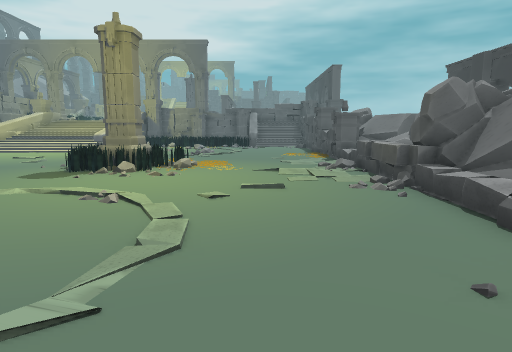
View 1 (above)

24 first-person views from a walk through a Godot game level. The camera is 1.3 m above the floor, tilts 8° down and sees 75° across. The floor is counted in squares, 1 m on a side. Each view is taken from the middle of a square. On the plan, view 1 faces up. The plan holds only what a view shows up to about 14 squares ahead; the rest is blank. The place goes on beyond the plan.

View 2
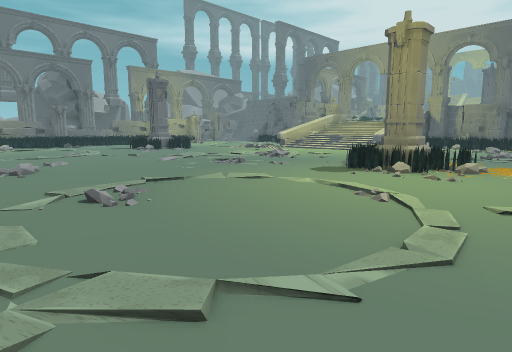

View 3
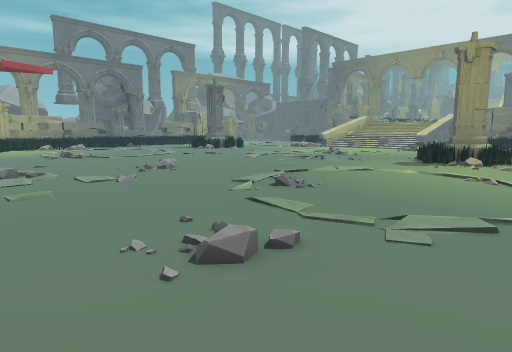

View 4
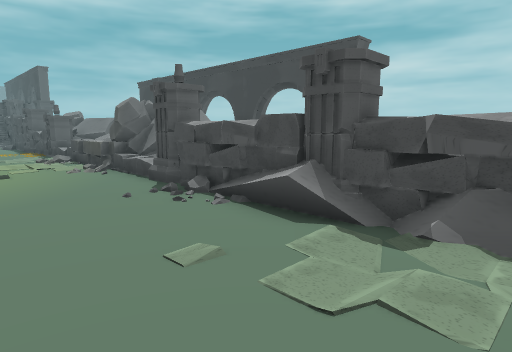

View 5
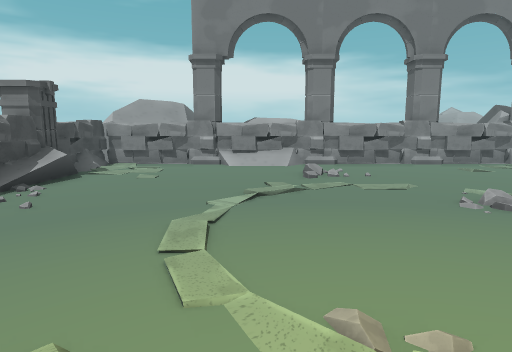

View 6
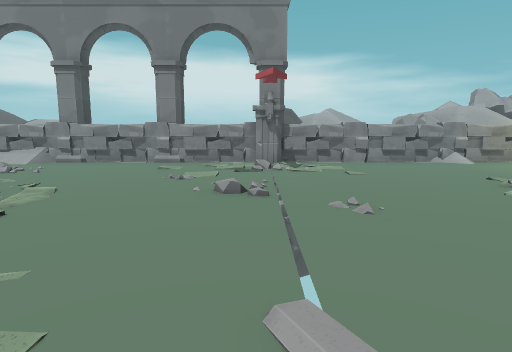

View 7
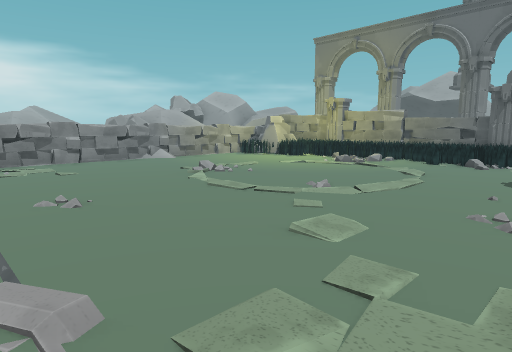

View 8
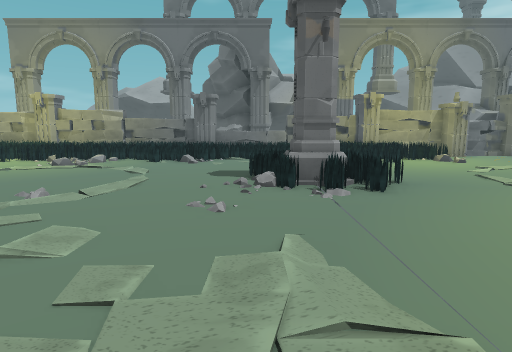

View 9
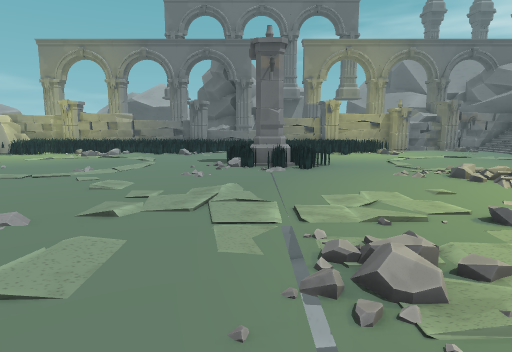

View 10
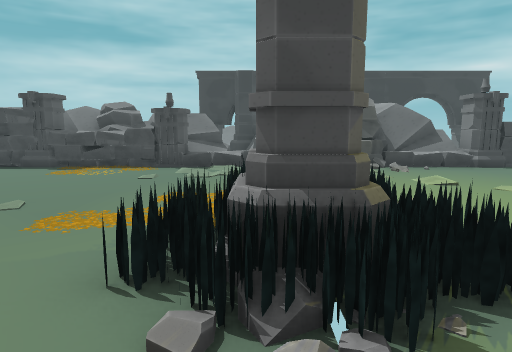

View 11
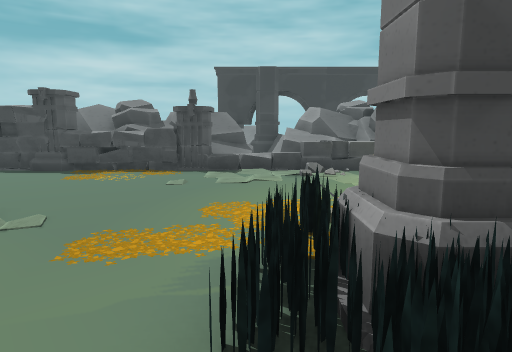

View 12
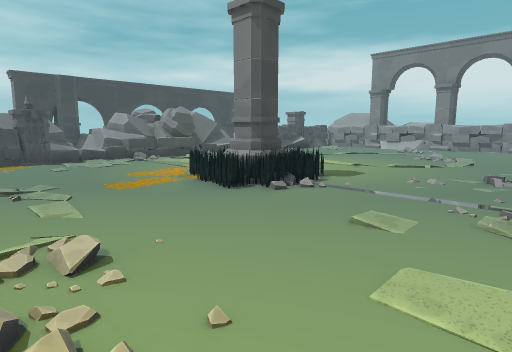

View 13
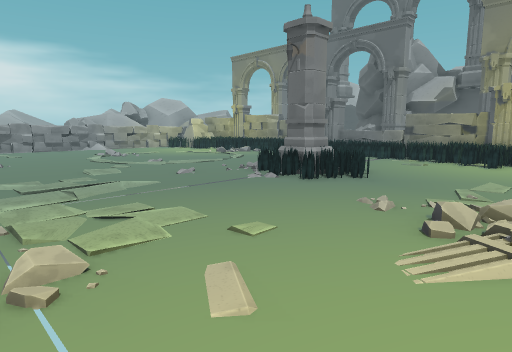

View 14
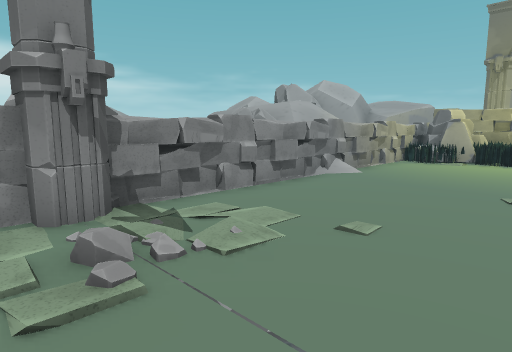

View 15
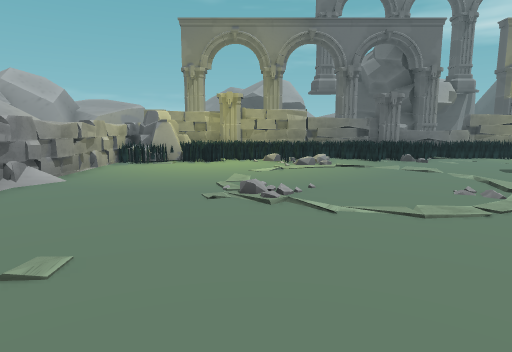

View 16
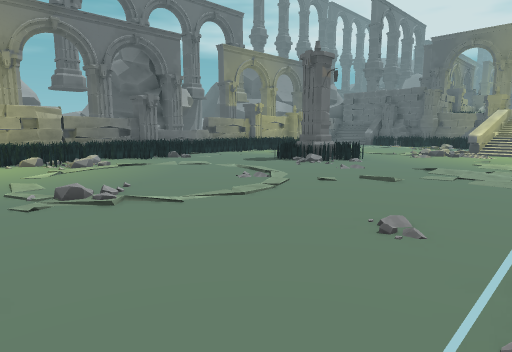

View 17
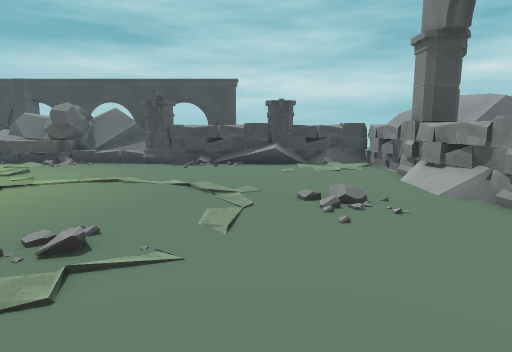

View 18
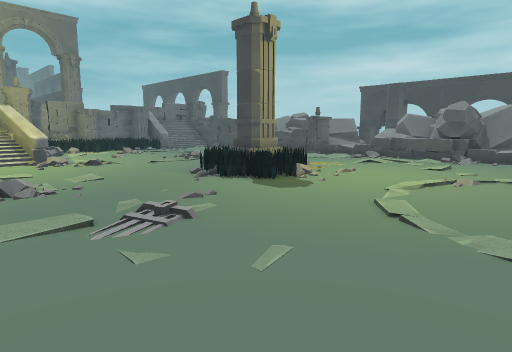

View 19
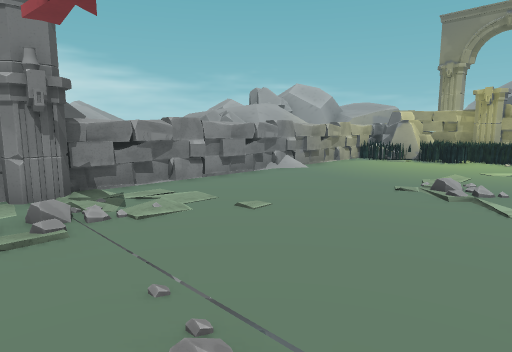

View 20
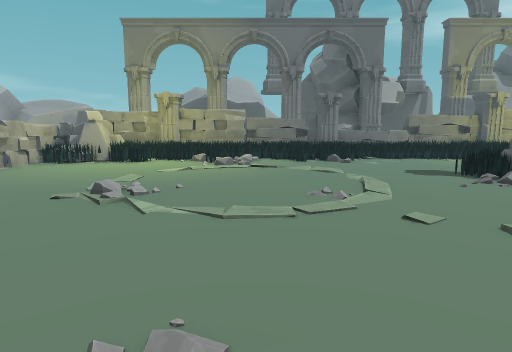

View 21
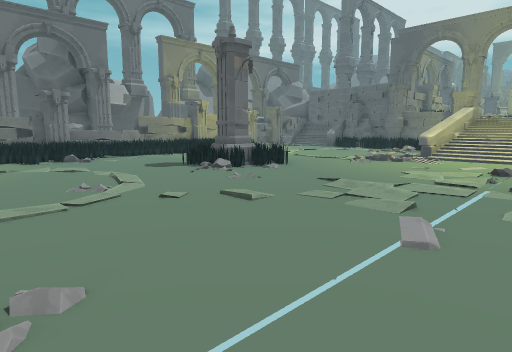

View 22
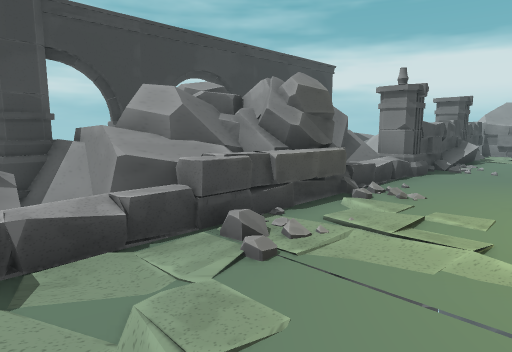

View 23
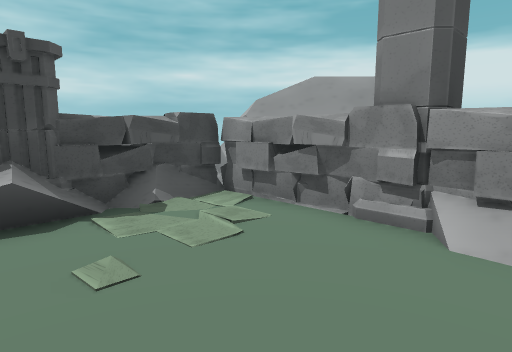

View 24
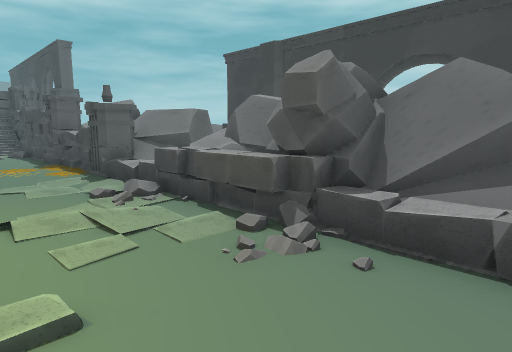

### Floor plan
Key: @ floor where view 1 was taken; # wall or solid block; x gap in a wall; . main floor; : floor 0.25 m higher than the main floor; + floor 2 m higher than the main floor; / step, stairs or slope; = window, fence, low wall or low ledge; ^ raised ledge; v drop or lower ground; P pillar; R rock; O other object.
Columns run from 29 left of view 1 to 7 right of it. Each row starts with its distance up from view 1.
 18     /.....   .......==..    .....RR
 17    ........:.....  ..//..........RRR
 16  #==............ ................^  =
 15 ##==.............R...............PP+=
 14  ===....=....... ................P#==
 13   ==...===......../.....==.......O^^v
 12    ....#P#=......//....=PPR=.../.=^v
 11    ....#P#....... .....=PP//...//===
 10    .....=/..............=/O/.....O#^R
  9    ........R..............O.....=RRRR
  8  #===.......................... :RRR
  7  #==............................R=###
  6  #==.............................O###
  5  #=../...........................O===
  4  #==./...........................PP
  3  #==#/...........................^
  2 ##=R=...../............R........=^ ^
  1 # =#......//....................#^ ^
  0 ##=..........................@...P
 -1 ##==.............................PP
 -2  ###............//...............^
 -3   RR=...........//.=.............^
 -4    R#....=......PP.x......///....#
 -5    ^^#^^^^#^^#^^P#^^P#^^P#^^PP^^^#
 -6      #           #        ^^#  ^^#=^
 -7      #                        #^

Where each view was taken, in squares from view 1:
view 1: 0 up, 0 right, facing up
view 2: 0 up, 0 right, facing up-left
view 3: 4 down, 1 left, facing up-left
view 4: 4 down, 1 left, facing up-right
view 5: 8 up, 2 left, facing down
view 6: 9 up, 12 left, facing down
view 7: 10 up, 12 left, facing down-left
view 8: 10 up, 12 left, facing left
view 9: 11 up, 8 left, facing left
view 10: 12 up, 8 left, facing right
view 11: 13 up, 7 left, facing right
view 12: 18 up, 11 left, facing down-right
view 13: 18 up, 12 left, facing down-left
view 14: 1 up, 11 left, facing down-left
view 15: 1 up, 12 left, facing left
view 16: 1 down, 12 left, facing up-left
view 17: 0 up, 10 left, facing right
view 18: 4 up, 12 left, facing up-right
view 19: 3 up, 11 left, facing down-left
view 20: 4 up, 12 left, facing left
view 21: 3 up, 11 left, facing up-left
view 22: 14 up, 0 right, facing down-right
view 23: 0 up, 2 left, facing down-right
view 24: 5 up, 0 right, facing up-right
